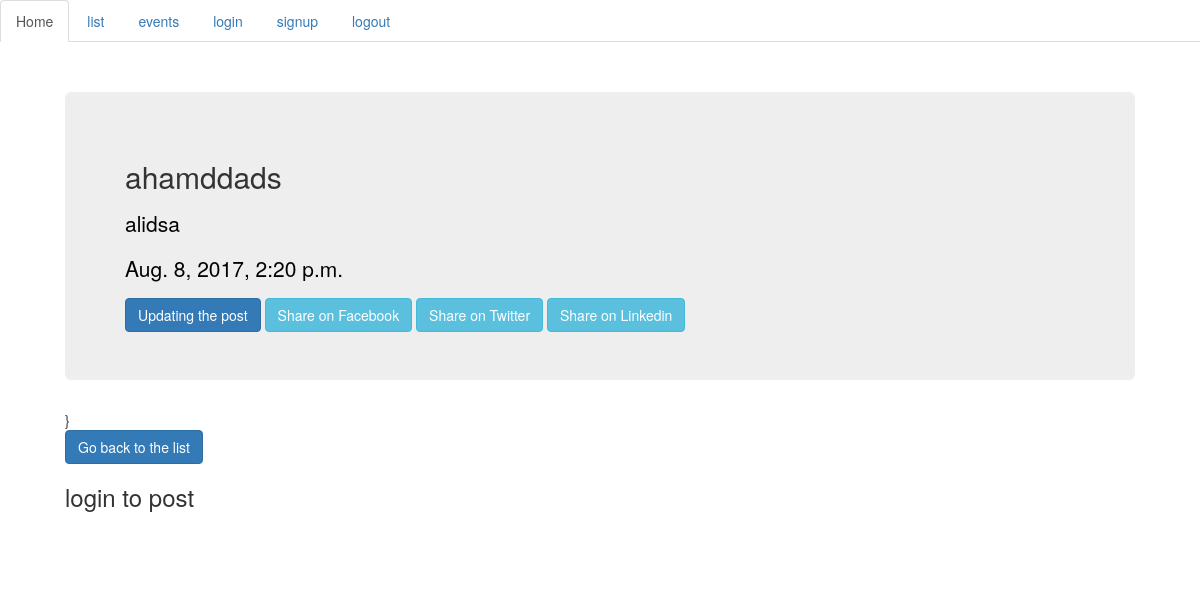
Screenshot of /posts/detail/ahamd with the database file from the repository.
### post/models.py (models this page shows, shortened)
class Post(models.Model):
	author = models.ForeignKey(User, default=1)
	title = models.CharField(max_length=255)
	content = models.TextField()
	updated = models.DateTimeField(auto_now=True, auto_now_add=False)
	timestamp = models.DateTimeField(auto_now=False, auto_now_add = True)
	image =  models.ImageField(upload_to="blog_images", null=True , blank=True)
	slug = models.SlugField(unique=True, null=True)
	publish = models.DateField()
	draft = models.BooleanField(default=True)
	def update_url_post(self):
		return reverse("post:update", kwargs={"slug": self.slug})
	class Meta:
		ordering = ['-timestamp','-updated']

### post/views.py (the view)
# urls.py: url(r'^detail/(?P<slug>[-\w]+)$', views.post_detail, name="detail"),
def post_detail(request, slug):
    obj = get_object_or_404(Post , slug=slug)
    today = timezone.now().date()
    if obj.publish > today or obj.draft:
        if not(request.user.is_superuser or request.user.is_staff):
            raise Http404
    context = {
        "instance": obj,
        "user": request.user,
    }
    return render(request, 'post_detail.html',context)

### post/templatetags/urlfy.py (called while the page is built)
@register.filter
def urlfy(value):
	return quote(value)

### post/templates/post_detail.html (shortened to what this page needs)
{% extends "base.html" %}
{% block content %}
{% load urlfy %}
        <div class="jumbotron">
    		<div class ="#f48fb1 pink lighten-3">
        		<h2>{{instance.title}}</h2>
        		<p>{{instance.content|linebreaks}}</p>
        		<p>{{instance.timestamp}}</p>
        		<a href={{instance.update_url_post}} class="btn btn-primary">Updating the post </a>
                <a href="https://www.facebook.com/sharer/sharer.php?u={{request.build_absolute_uri}}" class="btn btn-info">
                    Share on Facebook
                </a>
                <a href="https://twitter.com/home?status={{instance.content|urlfy}}%20{{request.build_absolute_uri}}" class="btn btn-info">
                     Share on Twitter
                </a>
                <a href="https://www.linkedin.com/shareArticle?mini=true&url={{request.build_absolute_uri}}&title={{instance.title|urlfy}}&summary={{instance.content|urlfy}}&source={{request.build_absolute_uri}}" class="btn btn-info">
                    Share on Linkedin
                </a>
    		</div>
        </div>
    }
    	<a href="{% url 'post:list' %} " class="btn btn-primary">Go back to the list</a>
{% if request.user.is_authenticated %}
{% include 'django_comments.html' %}
{% else %}
    <h3>login to post</h3>
{% endif %}
{% endblock content%}

### static/css/234.css (style rules this page uses)
p { color: black; }

### rows the page displays
Post: title "ahamddads", content "alidsa", timestamp "Aug. 8, 2017, 2:20 p.m."
